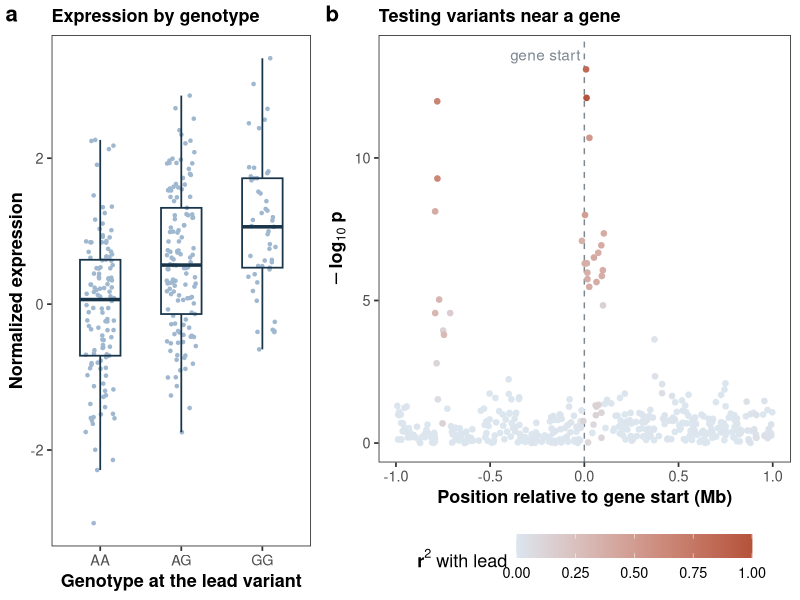
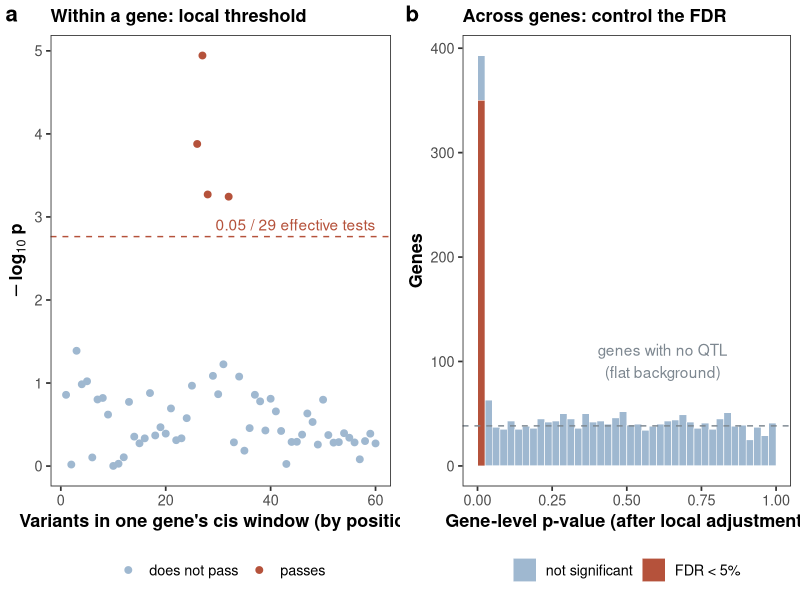
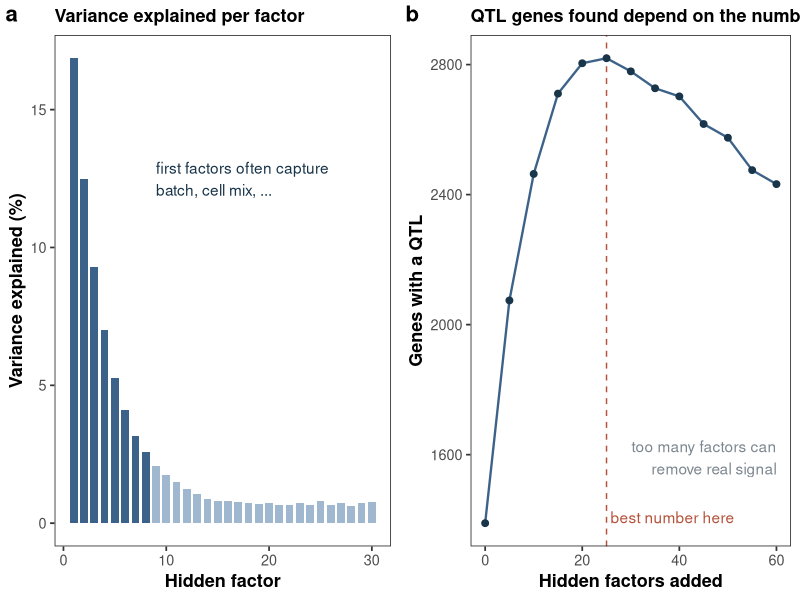
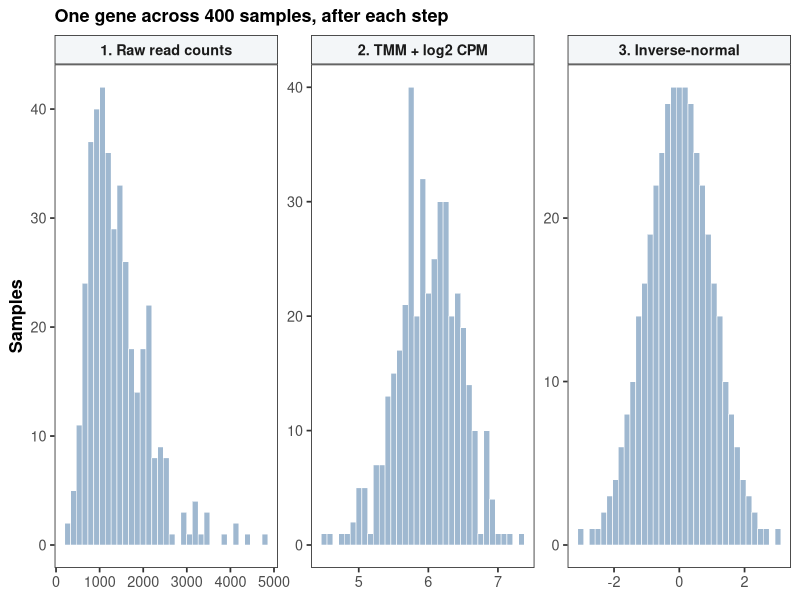
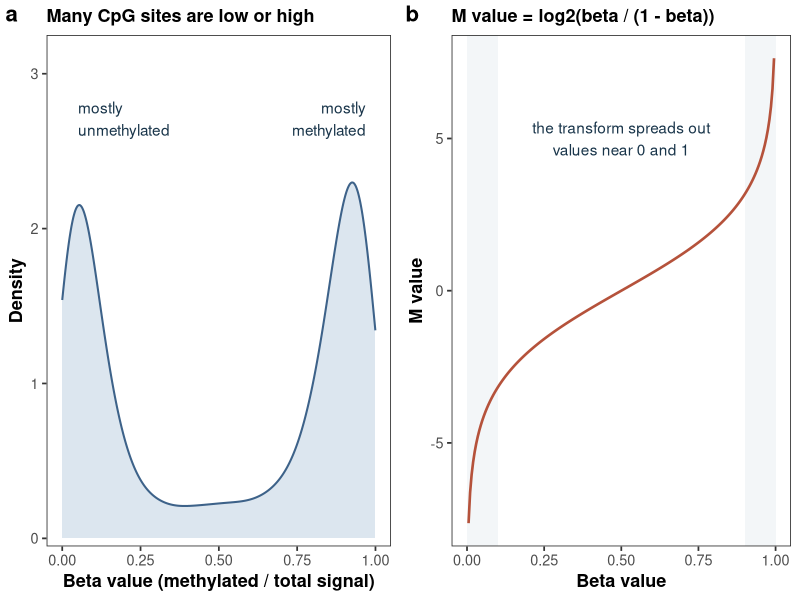
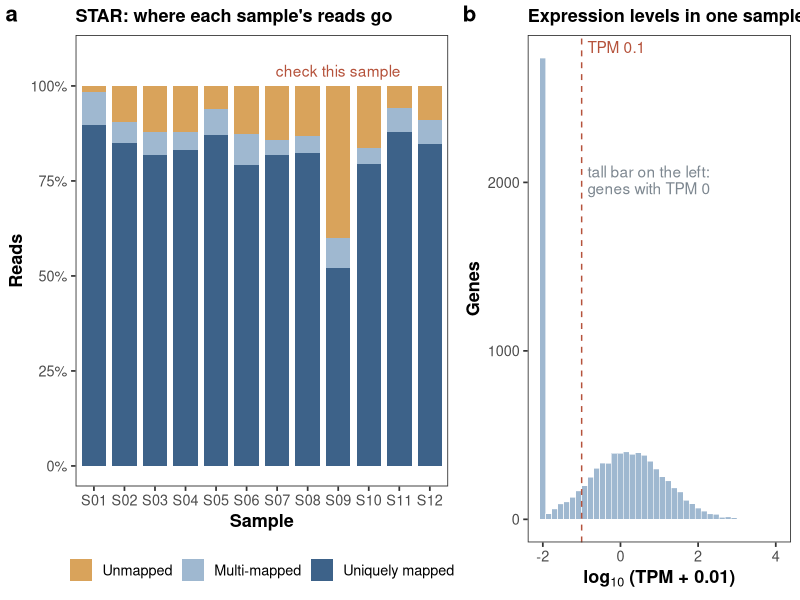

Generate these figures, in order, with R:
# Teaching figures for the module pages, drawn from simulated data in the xqtl-paper style
# (theme_bw, no grid lines, bold titles, soft colour ramps).
# Run from the repository root:  Rscript website/figures/module_figures.R
# Writes website/figures/modules/<module>.png
suppressPackageStartupMessages({ library(ggplot2); library(grid) })
set.seed(2026)
out <- "website/figures/modules"
dir.create(out, showWarnings = FALSE, recursive = TRUE)

navy <- "#19354a"; blue <- "#3d6289"; sky <- "#9fb8d0"; pale <- "#dce6ef"
red  <- "#b5523b"; sand <- "#d9a35b"; grey <- "#7d8790"
ann  <- 3.9                                              # annotation text size (mm)

theme_x <- function(base = 13) theme_bw(base_size = base) + theme(
  panel.grid = element_blank(),
  plot.title = element_text(face = "bold", size = base),
  axis.title = element_text(face = "bold"),
  legend.position = "bottom", legend.title = element_text(face = "bold"),
  strip.background = element_rect(fill = "#f3f6f8"), strip.text = element_text(face = "bold"))

# lay panels side by side with bold a, b, c tags (no tag for a single panel)
save_panels <- function(file, plots, widths = rep(1, length(plots)), w = 10, h = 4.2) {
  png(file.path(out, file), width = w, height = h, units = "in", res = 200)
  grid.newpage()
  pushViewport(viewport(layout = grid.layout(1, length(plots), widths = unit(widths, "null"))))
  for (i in seq_along(plots)) {
    vp <- viewport(layout.pos.row = 1, layout.pos.col = i)
    print(plots[[i]], vp = vp)
    pushViewport(vp)
    if (length(plots) > 1) grid.text(letters[i], x = unit(4, "pt"), y = unit(1, "npc") - unit(4, "pt"),
              just = c("left", "top"), gp = gpar(fontface = "bold", fontsize = 16))
    popViewport()
  }
  invisible(dev.off())
}

# Genotypes with block-structured LD: inside a block each haplotype copies one of a few founder
# haplotypes, so LD is high within blocks, low between them, and not a simple function of distance.
# `link` makes one block's founder track the lead block's, so a distant variant can be in high LD.
sim_geno <- function(n, block_sizes, link = NULL, K = 4, err = 0.03) {
  hap <- function() {
    ch <- sapply(block_sizes, function(k) sample(K, n, replace = TRUE, prob = c(0.4, 0.3, 0.2, 0.1)))
    if (!is.null(link)) { same <- runif(n) < 0.9; ch[same, link[2]] <- ch[same, link[1]] }
    do.call(cbind, lapply(seq_along(block_sizes), function(b) {
      fnd <- founders[[b]]
      h <- fnd[ch[, b], , drop = FALSE]
      flip <- matrix(runif(length(h)) < err, nrow(h)); h[flip] <- 1L - h[flip]; h
    }))
  }
  founders <- lapply(block_sizes, function(k) {          # K founder haplotypes per block
    f <- matrix(rbinom(K * k, 1, 0.35), K); f[, colSums(f) %in% c(0, K)] <- c(1L, 0L, 0L, 0L); f })
  G <- hap() + hap()
  G[, apply(G, 2, var) > 0]
}

## 1. TensorQTL: one gene with a cis-eQTL --------------------------------------------------
n <- 300
bs <- c(18, 30, 12, 25, 40, 15, 22, 35, 28, 20, 33, 17, 26, 30, 24, 19, 26)
G <- sim_geno(n, bs, link = c(9, 3))                    # block 3 carries block 9's haplotype
pos <- sort(runif(ncol(G), -1e6, 1e6))
lead <- sum(bs[1:8]) + 6                                 # lead variant sits in block 9
expr <- 0.55 * G[, lead] + rnorm(n)
g <- G[, lead]
d1 <- data.frame(geno = factor(c("AA", "AG", "GG")[g + 1], levels = c("AA", "AG", "GG")), expr)
p1a <- ggplot(d1, aes(geno, expr)) +
  geom_jitter(width = 0.18, size = 0.9, colour = sky) +
  geom_boxplot(fill = NA, colour = navy, outlier.shape = NA, width = 0.5, linewidth = 0.6) +
  labs(title = "Expression by genotype", x = "Genotype at the lead variant",
       y = "Normalized expression") + theme_x()
lp <- apply(G, 2, function(x) -log10(summary(lm(expr ~ x))$coefficients[2, 4]))
r2 <- as.vector(cor(G, G[, lead]))^2
d1b <- data.frame(pos = pos / 1e6, lp, r2)[order(r2), ]
p1b <- ggplot(d1b, aes(pos, lp, colour = r2)) +
  geom_vline(xintercept = 0, linetype = 2, colour = grey) +
  geom_point(size = 1.6) +
  annotate("text", x = 0, y = max(lp) * 1.04, label = "gene start ", colour = grey, size = ann, hjust = 1) +
  scale_colour_gradient(low = pale, high = red, name = expression(bold(r^2)~"with lead"), limits = c(0, 1)) +
  labs(title = "Testing variants near a gene", x = "Position relative to gene start (Mb)",
       y = expression(bold(-log[10]~p))) + theme_x() +
  theme(legend.key.width = unit(1.2, "cm"))
save_panels("tensorqtl.png", list(p1a, p1b), widths = c(0.8, 1.2))

## 2. QTL post-processing: correction within a gene, then across genes --------------------
Gw <- sim_geno(n, c(10, 14, 8, 12, 9, 7), err = 0.005)               # one gene's cis window: 60 variants
ev <- eigen(cor(Gw), only.values = TRUE)$values
m_eff <- which(cumsum(ev) / sum(ev) >= 0.99)[1]          # eigenMT-style effective number of tests
yv <- 0.45 * Gw[, 27] + rnorm(n)
pv <- apply(Gw, 2, function(x) summary(lm(yv ~ x))$coefficients[2, 4])
keep <- pv < 0.05 / m_eff
d2a <- data.frame(i = seq_along(pv), lp = -log10(pv), keep)
p2a <- ggplot(d2a, aes(i, lp, colour = keep)) +
  geom_hline(yintercept = -log10(0.05 / m_eff), linetype = 2, colour = red) +
  annotate("text", x = length(pv), y = -log10(0.05 / m_eff),
           label = sprintf("0.05 / %d effective tests", m_eff), hjust = 1, vjust = -0.5, colour = red, size = ann) +
  geom_point(size = 2) +
  scale_colour_manual(values = c(`TRUE` = red, `FALSE` = sky), labels = c(`TRUE` = "passes", `FALSE` = "does not pass"), name = NULL) +
  labs(title = "Within a gene: local threshold", x = "Variants in one gene's cis window (by position)",
       y = expression(bold(-log[10]~p))) + theme_x()
m <- 2000; is_e <- runif(m) < 0.25
pmin <- ifelse(is_e, rbeta(m, 0.08, 1), runif(m))       # gene-level, locally adjusted minimum p
d2b <- data.frame(p = pmin, sig = p.adjust(pmin, "BH") < 0.05)
p2b <- ggplot(d2b, aes(p, fill = sig)) +
  geom_histogram(breaks = seq(0, 1, 0.025), colour = "white", linewidth = 0.2) +
  geom_hline(yintercept = sum(!is_e) / 40, linetype = 2, colour = grey) +
  annotate("text", x = 0.62, y = sum(!is_e) / 40, label = "genes with no QTL\n(flat background)",
           vjust = -1.4, colour = grey, size = ann) +
  scale_fill_manual(values = c(`TRUE` = red, `FALSE` = sky), labels = c(`TRUE` = "FDR < 5%", `FALSE` = "not significant"), name = NULL) +
  labs(title = "Across genes: control the FDR", x = "Gene-level p-value (after local adjustment)",
       y = "Genes") + theme_x()
save_panels("qtl_postprocessing.png", list(p2a, p2b))

## 3. Hidden factors: choosing how many to keep -------------------------------------------
k <- 1:30; ve <- 22 * exp(-k / 3.2) + 0.6 + runif(30, 0, 0.2)
p3a <- ggplot(data.frame(k, ve), aes(k, ve)) +
  geom_col(fill = sky, width = 0.75) + geom_col(data = data.frame(k = 1:8, ve = ve[1:8]), fill = blue, width = 0.75) +
  annotate("text", x = 9, y = ve[2], label = "first factors often capture\nbatch, cell mix, ...", hjust = 0, size = ann, colour = navy) +
  labs(title = "Variance explained per factor", x = "Hidden factor",
       y = "Variance explained (%)") + theme_x()
kk <- seq(0, 60, 5)
eg <- 1400 + 1600 * (1 - exp(-kk / 9)) - 14 * pmax(kk - 20, 0) + rnorm(length(kk), 0, 20)
best <- kk[which.max(eg)]
p3b <- ggplot(data.frame(kk, eg), aes(kk, eg)) +
  geom_vline(xintercept = best, linetype = 2, colour = red) +
  geom_line(colour = blue, linewidth = 0.8) + geom_point(colour = navy, size = 2) +
  annotate("text", x = best, y = min(eg), label = " best number here", hjust = 0, vjust = 0, colour = red, size = ann) +
  annotate("text", x = 60, y = min(eg) + 150, label = "too many factors can\nremove real signal", hjust = 1, vjust = 0, colour = grey, size = ann) +
  labs(title = "QTL genes found depend on the number", x = "Hidden factors added",
       y = "Genes with a QTL") + theme_x()
save_panels("hidden_factors.png", list(p3a, p3b))

## 4. Expression normalization: one gene, three scales -------------------------------------
# Counts for 2,000 genes x 400 samples. In some samples a few genes take a large share of the
# reads (a composition effect), which plain library-size scaling gets wrong and TMM corrects.
ng <- 2000; ns <- 400
base <- rlnorm(ng, 3, 1.5)
lib <- rlnorm(ns, log(2e7), 0.35)
comp <- matrix(1, ng, ns); hot <- sample(ns, 120); comp[1:40, hot] <- 25
mu <- sweep(base * comp, 2, colSums(base * comp), "/") * rep(lib, each = ng)
Y <- matrix(rnbinom(ng * ns, mu = mu, size = 10), ng)
tmm <- function(Y, logratio_trim = 0.3, sum_trim = 0.05) {   # TMM factors (Robinson & Oshlack 2010)
  N <- colSums(Y); uq <- apply(sweep(Y, 2, N, "/"), 2, quantile, 0.75)
  ref <- which.min(abs(uq - mean(uq)))
  f <- sapply(seq_len(ncol(Y)), function(j) {
    y <- Y[, j]; r <- Y[, ref]; ok <- y > 0 & r > 0
    M <- log2((y[ok] / N[j]) / (r[ok] / N[ref])); A <- 0.5 * log2((y[ok] / N[j]) * (r[ok] / N[ref]))
    w <- (N[j] - y[ok]) / (N[j] * y[ok]) + (N[ref] - r[ok]) / (N[ref] * r[ok])
    keep <- rank(M) > length(M) * logratio_trim & rank(M) <= length(M) * (1 - logratio_trim) &
            rank(A) > length(A) * sum_trim & rank(A) <= length(A) * (1 - sum_trim)
    2^(sum(M[keep] / w[keep]) / sum(1 / w[keep]))
  })
  f / exp(mean(log(f)))
}
eff <- colSums(Y) * tmm(Y)
gi <- 500                                                 # an ordinary gene, not one of the 40 "hot" ones
cnt <- Y[gi, ]
cpm <- log2((cnt + 0.5) / (eff + 1) * 1e6)
inv <- qnorm((rank(cpm) - 0.5) / length(cpm))
d4 <- rbind(data.frame(stage = "1. Raw read counts", v = cnt),
            data.frame(stage = "2. TMM + log2 CPM", v = cpm),
            data.frame(stage = "3. Inverse-normal", v = inv))
d4$stage <- factor(d4$stage, levels = unique(d4$stage))
p4 <- ggplot(d4, aes(v)) +
  geom_histogram(bins = 35, fill = sky, colour = "white", linewidth = 0.2) +
  facet_wrap(~stage, scales = "free") +
  labs(title = "One gene across 400 samples, after each step", x = NULL, y = "Samples") +
  theme_x()
save_panels("expression_normalization.png", list(p4), h = 3.8)

## 5. Methylation: beta and M values -------------------------------------------------------
beta <- c(rbeta(6000, 1.2, 14), rbeta(7000, 14, 1.6), rbeta(1500, 4, 4))
p5a <- ggplot(data.frame(beta), aes(beta)) + geom_density(fill = pale, colour = blue, linewidth = 0.7) +
  annotate("text", x = 0.05, y = 2.6, label = "mostly\nunmethylated", hjust = 0, vjust = 0, size = ann, colour = navy) +
  annotate("text", x = 0.97, y = 2.6, label = "mostly\nmethylated", hjust = 1, vjust = 0, size = ann, colour = navy) +
  scale_y_continuous(expand = expansion(mult = c(0.02, 0.25))) +
  labs(title = "Many CpG sites are low or high", x = "Beta value (methylated / total signal)",
       y = "Density") + theme_x()
bb <- seq(0.005, 0.995, length.out = 200)
p5b <- ggplot(data.frame(bb, M = log2(bb / (1 - bb))), aes(bb, M)) +
  annotate("rect", xmin = 0, xmax = 0.1, ymin = -Inf, ymax = Inf, fill = "#f3f6f8") +
  annotate("rect", xmin = 0.9, xmax = 1, ymin = -Inf, ymax = Inf, fill = "#f3f6f8") +
  geom_line(colour = red, linewidth = 0.9) +
  annotate("text", x = 0.5, y = 5, label = "the transform spreads out\nvalues near 0 and 1", size = ann, colour = navy) +
  labs(title = "M value = log2(beta / (1 - beta))", x = "Beta value", y = "M value") + theme_x()
save_panels("methylation.png", list(p5a, p5b))

## 6. RNA-seq calling: where the reads go --------------------------------------------------
ns <- 12; s <- sprintf("S%02d", 1:ns)
uniq <- runif(ns, 0.78, 0.9); multi <- runif(ns, 0.04, 0.09); unm <- 1 - uniq - multi
uniq[9] <- 0.52; multi[9] <- 0.08; unm[9] <- 0.40                     # one poor sample
d6 <- data.frame(sample = rep(s, 3), frac = c(uniq, multi, unm),
                 fate = factor(rep(c("Uniquely mapped", "Multi-mapped", "Unmapped"), each = ns),
                               levels = c("Unmapped", "Multi-mapped", "Uniquely mapped")))
p6a <- ggplot(d6, aes(sample, frac, fill = fate)) + geom_col(width = 0.8) +
  annotate("text", x = 9, y = 1.04, label = "check this sample", size = ann, colour = red) +
  scale_fill_manual(values = c(`Uniquely mapped` = blue, `Multi-mapped` = sky, Unmapped = sand), name = NULL) +
  scale_y_continuous(labels = scales::percent, limits = c(0, 1.08), breaks = seq(0, 1, 0.25)) +
  labs(title = "STAR: where each sample's reads go", x = "Sample", y = "Reads") + theme_x()
tpm <- rlnorm(9000, 0.5, 2.2); tpm[runif(9000) < 0.3] <- 0
p6b <- ggplot(data.frame(l = log10(tpm + 0.01)), aes(l)) +
  geom_histogram(bins = 40, fill = sky, colour = "white", linewidth = 0.2) +
  geom_vline(xintercept = log10(0.1), linetype = 2, colour = red) +
  annotate("text", x = log10(0.1), y = Inf, label = "TPM 0.1", hjust = -0.1, vjust = 1.5, size = ann, colour = red) +
  annotate("text", x = -0.85, y = 2100, label = "tall bar on the left:\ngenes with TPM 0", hjust = 0, vjust = 1,
           size = ann, colour = grey, lineheight = 0.9) +
  labs(title = "Expression levels in one sample", x = expression(bold(log[10]~"(TPM + 0.01)")),
       y = "Genes") + theme_x()
save_panels("rna_calling.png", list(p6a, p6b), widths = c(1.2, 0.9))
